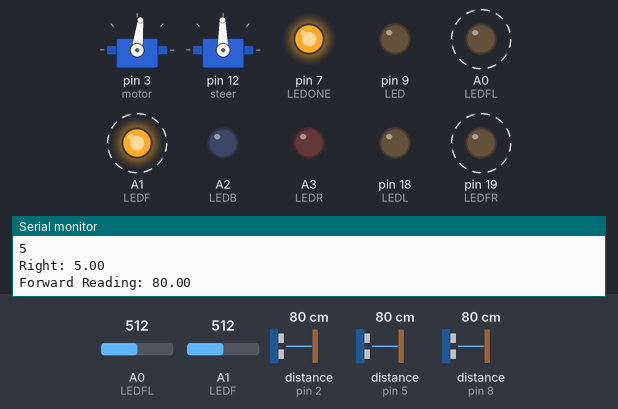
A sketch run on a simulated Arduino Uno, built with avr-gcc and run on an emulated ATmega328P. Parts: 2 × servo, output pins drawn as LEDs (lit = HIGH), the last lines printed to the serial monitor. Dashed ring = blinking. Inputs (shaded band) come from the test bench; at power-on: distance to the obstacle (sensors on pin 2, pin 5, pin 8) 80 cm, A0 (LEDFL) = 512, A1 (LEDF) = 512. The echo pulse lasts 58.3 µs per cm.

Above: at 2.4 s.
2.5 s: distance to the obstacle (sensor on pin 2) set to 55 cm
6.3 s: distance to the obstacle (sensor on pin 2) set to 46 cm
At 9.8 s:
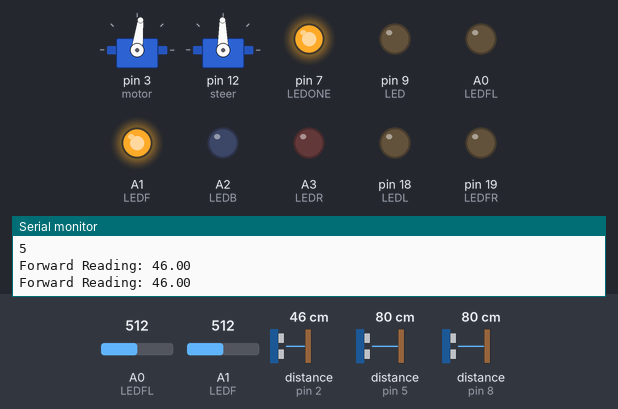
10.1 s: A0 (LEDFL) set to 541
At 10.73 s:
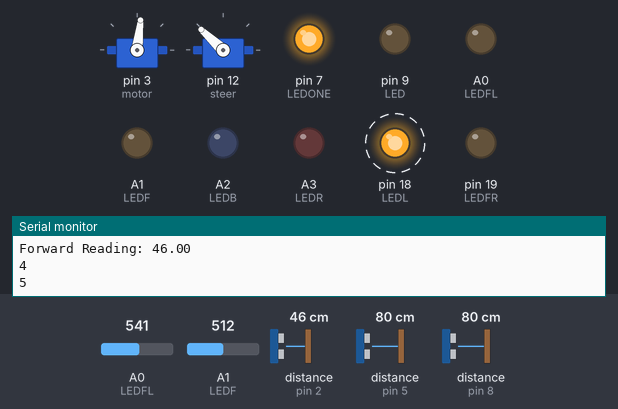
13.6 s: A1 (LEDF) set to 542
At 14.2 s:
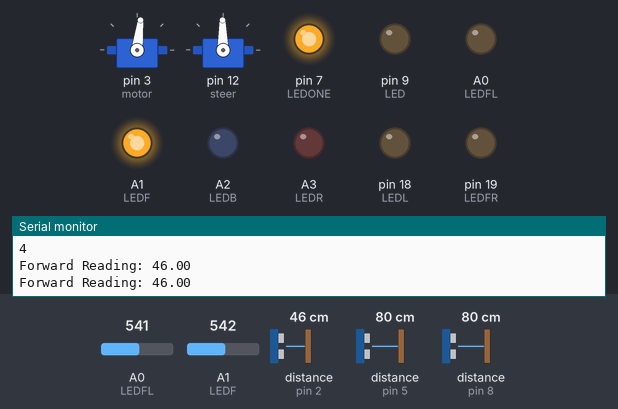
15.1 s: A1 (LEDF) set to 716
At 16.5 s:
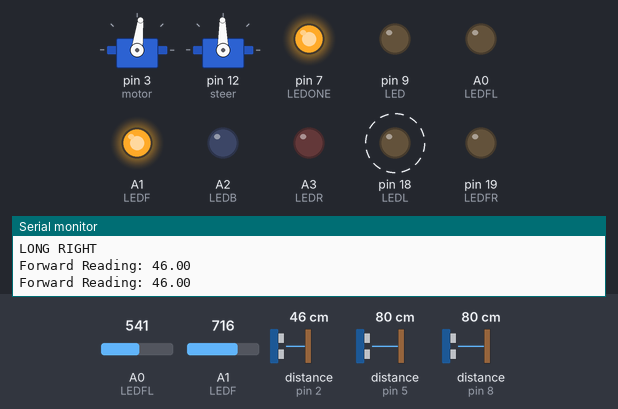
18.6 s: distance to the obstacle (sensor on pin 2) set to 2 cm
At 21.5 s:
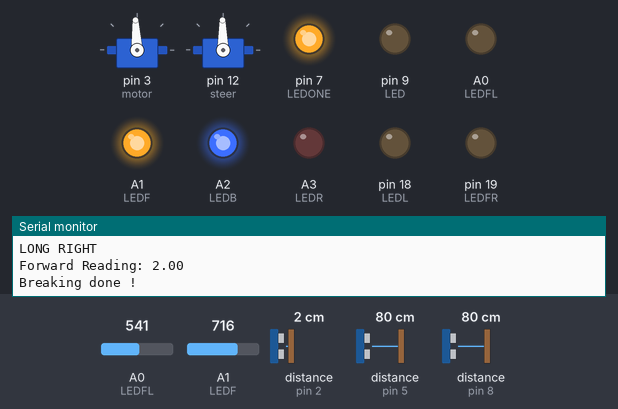
Timing chart, 0 to 23.4 s (numbered marks = the images above; inputs shaded):
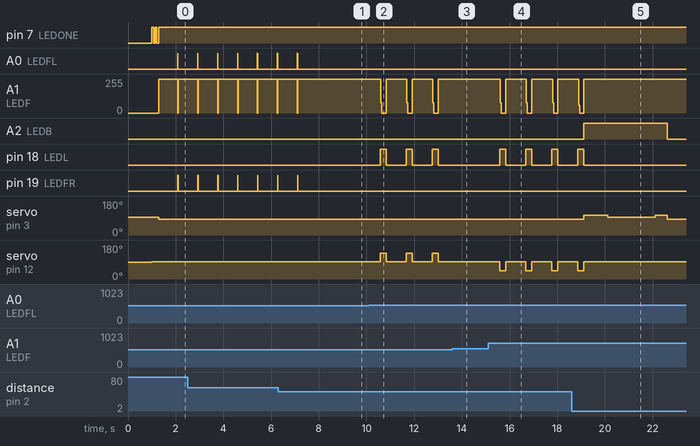

Measured:
- the behaviour switches between 50 and 49 cm on distance to the obstacle (sensor on pin 2) (found by bisection; images 0 and 1)
- the behaviour switches between 532 and 533 on A0 (LEDFL) (found by bisection; images 1 and 2)
- the behaviour switches between 532 and 533 on A1 (LEDF) (found by bisection; images 2 and 3)
- after the input at 6.3 s, A0 (LEDFL), pin 19 (LEDFR): goes on until 7.1 s, then stays LOW; A1 (LEDF): goes on until 7.1 s, then stays 255/255
- after the input at 10.1 s, A1 (LEDF): 255/255 → 76/255 after 0.50 s, then repeats every 1.1 s: 0/255 0.19 s, 255/255 0.87 s, 76/255 0.04 s; pin 18 (LEDL): alternates HIGH for 0.25 s and LOW for 0.84 s, starting after 0.47 s; servo on pin 12 (steer): alternates 137° for 0.25 s and 91° for 0.84 s, starting after 0.47 s
- after the input at 13.6 s, A1 (LEDF): stays 255/255 (without the input it goes to 76/255 after 0.28 s); pin 18 (LEDL): stays LOW (without the input it goes to HIGH after 0.25 s); servo on pin 12 (steer): stays 91° (without the input it goes to 137° after 0.26 s)
- after the input at 15.1 s, A1 (LEDF): 255/255 → 76/255 after 0.52 s, then repeats every 1.1 s: 0/255 0.19 s, 255/255 0.87 s, 76/255 0.04 s; pin 18 (LEDL): alternates HIGH for 0.25 s and LOW for 0.84 s, starting after 0.49 s; servo on pin 12 (steer): alternates 91° for 0.84 s and 44° for 0.25 s, starting after 0.49 s
- after the input at 18.6 s, A2 (LEDB): LOW → HIGH after 0.52 s, → LOW 3.5 s later; pin 18 (LEDL): goes on until 19.1 s, then stays LOW; servo on pin 3 (motor): 83° → 104° after 0.52 s, → 93° 1.0 s later, → 104° 2.0 s later, → 83° 0.50 s later; servo on pin 12 (steer): goes on until 19.1 s, then stays 91°

The sketch:

Main2.ino
```cpp
#include <HCSR04.h>   // used to control HCSR04 Sensors.
#include <Servo.h>    // used to control the motors.
#include "DHT.h"      // used to control DHT sensor.

// LEDs from different checks and signs
byte LEDONE = 7;          // LED for the proximity  function
byte LED    = 9;          // led for blinking function
byte LEDFR  = 19;         // indicate a call for frontRight sensor
byte LEDFL  = 14;         // indicate a call for frontLeft sensor
byte LEDF   = 15;         // indicate a call for front sensor
byte LEDB   = 16;         // indicate a call for Back sensor
byte LEDR   = 17;         // indicate a call for Right sensor
byte LEDL   = 18;         // indicate a call for Left sensor

//Create ESC drive motor 'motor' and steering servo 'steer'
Servo motor;
Servo steer;

int direct     = steer.read(); // read actual servo direction
int speedMicro = motor.read(); // read actual motor speed

//Motor Speed control -> PWM signal
const int speedCenter = 1500;    // new speed center 1500
const int forwardSpeed = 1400;    // Min Speed front new speed min 1400 new
                                  // speed max 1280
const int forwardSpeedMax = 1280;    // Max Speed front
const int reverseSpeed = 1620;    // reverse //1570 1550 //  new one for min : 1620
                                  //  // max new 1960
const int reverseSpeedMin = 1620;    //Min Speed reverse

// tmp sensor
#define DHTPIN 4      //define the digital pin for DHT temprature Sensor
#define DHTTYPE DHT11 // define the type of DHT Sensor
DHT dht(DHTPIN, DHTTYPE); // Creat DHT object to Initialize DHT sensor

//Servo position control values
const int neutral = 1480; // Steering servo positions for straight, left
                          // turns, and right turns
const int steerRight = 1000;
const int steerLeft = 1960;

// Sonars pins & initialisations by creating an object from type HCSR04
HCSR04 fSonic(37, 2); //initialisation class HCSR04 for the front sensor (trig
                      // pin , echo pin)
HCSR04 flSonic(39, 5); //initialisation class HCSR04 for the frontleft
                       // sensor(trig pin , echo pin)
HCSR04 frSonic(38, 8); //initialisation class HCSR04 for the frontright sensor
                       // (trig pin , echo pin)
HCSR04 baSonic(40, 6); //initialisation class HCSR04 for the back sensor(trig
                       // pin , echo pin)

// infarad pins
#define Right  A0 //Pins for sonarR()
#define Left   A1  //Pins for sonarL()
#define InfaradFRight A2 //Pins for sonarFRSide()
#define BackRight A3 //Pins for sonarBR()

//Thresholds
const int frontThreshold = 50;    //Thresholds for the different 'types' of
                                  // sonar sensors front,sides, and Back.In
                                  // centimeters.
const int sideThreshold = 15;
const int backThreshold = 40;
const int frontSideThreshold = 45;

float distance;          // vars for sonar readings.
float distance2;
float distance3;
float distance4;
float distance5;

void setup() {
  Serial.begin(9600);                                  // Start serial
                                                       // communication at 9600
                                                       // Baud
  motor.attach(3);                                     //Attaches motor to pin 3
  Serial.println("MOTOR ATTACHED");
  speedCenterN();                                      // Set motor to neutral
  delay(500);
  steer.attach(12);                                    //Attaches steering servo
                                                       // to pin 12
  Serial.println("Steer ATTACHED");
  delay(500);
  steer.write(neutral);                                // Set steering to
                                                       // straight
  pinMode(LEDONE, OUTPUT);                            // LEDS initialisation
  pinMode(LED   , OUTPUT);
  pinMode(LEDF  , OUTPUT);
  pinMode(LEDB  , OUTPUT);
  pinMode(LEDFR , OUTPUT);
  pinMode(LEDFL , OUTPUT);
  pinMode(LEDL  , OUTPUT);
  pinMode(LEDR  , OUTPUT);
  digitalWrite(LEDONE, LOW);
  blinking();                                         // Blink the top led to
                                                      // indecate car is ready
  turnOffLED();                                       // turn off all leds
  dht.begin();                                        // start dht sensor comunication
}

void loop() {
  steer.write(neutral);                  // set steer to neutral
  motor.writeMicroseconds(forwardSpeed); // run motor to front direction (start the car)
  distance = sonarFront();              // get front distance
  Serial.print("Forward Reading: ");
  Serial.println(distance);
  delay(800);                            //  quadruple checks to make
                                         //  sure that an obstacle
                                         //  is present before turning.
  if (distance < frontThreshold && distance != 0) {
    distance = sonarFront();
    Serial.print("Forward Reading: ");
    Serial.println(distance);
    delay(8);
    if (distance < frontThreshold && distance != 0) {
      distance = sonarFront();
      Serial.print("Forward Reading: ");
      Serial.println(distance);
      delay(8);
      if (distance < frontThreshold && distance != 0) {
        distance = sonarFront();
        Serial.print("Forward Reading: ");
        Serial.println(distance);
        delay(8);
        if (distance > frontThreshold || distance == 0) { // || distance == 0
          motor.writeMicroseconds(forwardSpeed);
          steer.write(neutral);
        } else {          //Here is the passage of the quadruple
                          // check, indicating an obstacle. Below, the car reads
                          // the two sides and decides which one has more room.
          distance3 = sonarR();
          distance2 = sonarL();
          //checkFront();
          if (distance2 > distance3 && distance2 != 0) {
            longLeftTurn();
            //   checkFront();
          } else if (distance3 > distance2 && distance3 != 0) {
            longRightTurn();
            // checkFront();
          } else if (distance2 == 0) {
            longLeftTurn();
            // checkFront();
          } else if (distance3 == 0) {
            longRightTurn();
            //   checkFront();
          }
          distance = sonarFront();              // get front distance
          Serial.print("Forward Reading: ");
          Serial.println(distance);
          if (distance <= 5 && distance != 0) {
            turnOnLED(LEDB);
            breaking();
            delay(1000);
            turnOnLED(LEDB);
            motor.writeMicroseconds(reverseSpeed);
            Serial.println("Reversing");
            delay(500);
            motor.writeMicroseconds(speedCenter);
            steer.write(neutral);
          }
        }
      } else {
        readSidesAndFront();    //Here, if the multiple checks for a wall in
                                // front fail at any point, the car reads the
                                // rest of the sensors for minor adjustments. It
                                // calls the function mentioned above.
      }
    } else {
      readSidesAndFront();
    }
  } else {
    readSidesAndFront();
  }
}
```

MainAuxFun.ino
```cpp
void blinking() {
  digitalWrite(LEDONE, !digitalRead(LEDONE)); // Toggle the LED
  delay(70);
  digitalWrite(LEDONE, !digitalRead(LEDONE));
  delay(70);
  digitalWrite(LEDONE, !digitalRead(LEDONE));
  delay(70);
  digitalWrite(LEDONE, !digitalRead(LEDONE));
  delay(70);
  digitalWrite(LEDONE, !digitalRead(LEDONE));
}


void turnOffLED(){ // turn off sensor's led
  digitalWrite(LEDFR,LOW);
  digitalWrite(LEDFL,LOW);
  digitalWrite(LEDF,LOW);
  digitalWrite(LEDB,LOW);
  digitalWrite(LEDR,LOW);
  digitalWrite(LEDL,LOW);
}


void turnOnLED(char LEDNAME){ // indicate which sensor is active NOW
  digitalWrite(LEDNAME,HIGH);
}
```

Motor.ino
```cpp
void speedFMax(){
  for (int i = 1380; i > 1250; --i) {
    motor.writeMicroseconds(i);
    delay(30);
  }
}


void speedFMin(){
  motor.writeMicroseconds(1380);
}


void slowDownSpeed(){
  for (int i = 1250; i < 1380; ++i) {
    motor.writeMicroseconds(i);
    delay(30);
  }
}


void breaking(){ // Function called to stop the car
  digitalWrite(LEDB,HIGH);
  motor.writeMicroseconds(reverseSpeed); // reverse wait 1 s speedCenter wait 1s
  delay(1000);
  motor.writeMicroseconds(speedCenter);
  delay(1000);
  Serial.println("Breaking done ! ");
}


void speedBMax(){
  motor.writeMicroseconds(1630);
}


void speedBMin(){
  for (int i = 1550; i < 1630; ++i) {
    motor.writeMicroseconds(i);
    delay(30);
  }
}


void speedCenterN(){
  motor.writeMicroseconds(speedCenter);
}
```

OpstaclAvoid.ino
```cpp
void readSidesAndFront() {
  distance4 = sonarFL();
  Serial.print("Front Left: ");
  Serial.println(distance4);
  delay(3);
  distance5 = sonarFR();
  Serial.print("Front Right: ");
  Serial.println(distance5);
  delay(3);
  distance2 = sonarL();
  Serial.print("Left: ");
  Serial.println(distance2);
  delay(3);
  distance3 = sonarR();
  Serial.print("Right: ");
  Serial.println(distance3);
  if (distance3 < distance2 && distance3 != 0 && distance2 != 0) {
    distance2 = sonarL();
    Serial.print("Left: ");
    Serial.println(distance2);
    distance3 = sonarR();
    Serial.print("Right: ");
    Serial.println(distance3);
    if (distance3 < distance2 && distance3 != 0 && distance2 != 0) {
      leftTurn();
      } else {
        motor.writeMicroseconds(forwardSpeed);
        steer.write(neutral);
      }
    }
    else if (distance2 < distance3 && distance2 != 0 && distance3 != 0) {
    distance3 = sonarR();
    Serial.print("Right: ");
    Serial.println(distance3);
    delay(3);
    distance2 = sonarL();
    Serial.print("Left: ");
    if (distance2 < distance3 && distance2 != 0 && distance3 != 0) {
      rightTurn();
    } else {
      motor.writeMicroseconds(forwardSpeed);
      steer.write(neutral);
      }
    } else if (distance5 <= 4 && distance5 != 0) {
        breaking();
        turnOnLED(LEDB);
        steer.write(steerRight);
        motor.writeMicroseconds(speedCenter);
        delay(1000);
        turnOnLED(LEDB);
        motor.writeMicroseconds(reverseSpeed);
        Serial.println("Reversing");
        delay(500);
        motor.writeMicroseconds(speedCenter);
        steer.write(neutral);
    } else if (distance5 < frontSideThreshold && distance5 != 0) {
      distance5 = sonarFR();
      Serial.print("Front Right: ");
      Serial.println(distance5);
      if (distance5 < frontSideThreshold && distance5 != 0) {
        distance5 = sonarFR();
        Serial.print("Front Right: ");
        Serial.println(distance5);
      if (distance5 < frontSideThreshold && distance5 != 0) {
        frontLeftTurn();
      }  else {
        motor.writeMicroseconds(forwardSpeed);
        steer.write(neutral);
      }
     } else {
      motor.writeMicroseconds(forwardSpeed);
      steer.write(neutral);
    }
   } else if (distance4 < 4 && distance4 != 0) {
    steer.write(steerLeft);
    breaking(); // stop the car perparing for a reverse
    delay(500);
    //stopReverseTurn();
    //checkFront();
    motor.writeMicroseconds(reverseSpeed);
    Serial.println("Reversing  ");
    delay(950);
    motor.writeMicroseconds(speedCenter);
    steer.write(neutral);
  } else if (distance4 < frontSideThreshold && distance4 != 0) {
    distance4 = sonarFL();
    Serial.print("Front Left: ");
    Serial.println(distance4);
    if (distance4 < frontSideThreshold && distance4 != 0) {
      distance4 = sonarFL();
      Serial.print("Front Left: ");
      Serial.println(distance4);
      if (distance4 < frontSideThreshold && distance4 != 0) {
        frontRightTurn();
        //checkFront();
      } else {
        motor.writeMicroseconds(forwardSpeed);
        steer.write(neutral);
      }
    } else {
      motor.writeMicroseconds(forwardSpeed);
      steer.write(neutral);
    }
  }
}
```

Sensors.ino
```cpp
// ---------------- Sonar Sensor functions  -----------------

float sonarFront() {
  turnOffLED();
  turnOnLED(LEDF);
  return fSonic.dist(); //return current distance (cm)
}

float sonarBack() {
  turnOffLED();
  turnOnLED(LEDB);
  return baSonic.dist(); //return current distance (cm)
}

float sonarFR() {
  turnOffLED();
  turnOnLED(LEDFR);
  return frSonic.dist(); //return current distance (cm)
}

float sonarFL() {
  turnOffLED();
  turnOnLED(LEDFL);
  return  flSonic.dist(); //return current distance (cm);
}


//-------------------Infarad sensor-----------------

//Necessary vars for sonar readings, setting speeds, etc.
int valR = 0;  // used to stock the distance from the Front right infarad sensor
int valL = 0;  // used to stock the distance from the front  left infarad sensor
int valBR = 0; // used to stock the distance from the back  right infarad sensor
int valFRS = 0; // used to stock the distance from the back   left infarad sensor

float mesureDisInfarad(int sensor){
  float volts = analogRead(sensor)*0.0048828125;  // value from sensor * (5/1024)
  return 13*pow(volts, -1); // worked out from datasheet graph
}
int sonarR() {
  turnOffLED();
  turnOnLED(LEDR);
  valR = mesureDisInfarad(Right);   // reads the value of the sharp sensor FrontRight
  Serial.println(valR);            // prints the value of the sensor to the serial monitor
  return valR == 0 ? 80 : valR;
}

int sonarL() {
  turnOffLED();
  turnOnLED(LEDL);
  valL = mesureDisInfarad(Left);       // reads the value of the sharp sensor FrontLeft
  Serial.println(valL);            // prints the value of the sensor to the serial monitor
  return valL== 0 ? 80 : valL;
}

int sonarBR() {
  valBR = mesureDisInfarad(BackRight);       // reads the value of the sharp sensor BackRight
  Serial.println(valBR);            // prints the value of the sensor to the serial monitor
  return valBR == 0 ? 80 : valBR;
}

int sonarFRSide() {
  valFRS = mesureDisInfarad(InfaradFRight);       // reads the value of the sharp sensor BackLeft
  Serial.println(valFRS);            // prints the value of the sensor to the serial monitor
  return valFRS == 0 ? 80 : valFRS;
}
float getTMP(){
  float t = dht.readTemperature();
  if (isnan(t) ) {
    Serial.println(F("Failed to read from DHT sensor!"));
    return t;
  }
  return t;
}
```

Steering.ino
```cpp
void rightTurn() {              //Function called to execute a short, right turn
                                // to get away from a wall
  steer.write(steerRight);
  motor.writeMicroseconds(forwardSpeed);
  delay(50);
  steer.write(neutral);
  Serial.println("RIGHT TURN");
}

void leftTurn() {               //Function called to execute a short, left turn
                                // to get away from a wall
  steer.write(steerLeft);
  motor.writeMicroseconds(forwardSpeed);
  delay(50);
  steer.write(neutral);
  Serial.println("LEFT TURN");
}


void longLeftTurn() {           //Function called to execute a long, left turn
                                // when a wall is detected by the front sensor.
                                // Should be approximately 90 degrees.
  steer.write(steerLeft);
  motor.writeMicroseconds(forwardSpeed);
  delay(250);
  steer.write(neutral);
  Serial.println("LONG LEFT");
}

void longRightTurn() {          //Function called to execute a long, right turn
                                // when a wall is detected by the front sensor.
                                // Should be approximately 90 degrees.
  steer.write(steerRight);
  motor.writeMicroseconds(forwardSpeed);
  delay(250);
  steer.write(neutral);
  Serial.println("LONG RIGHT");
}

void frontLeftTurn() {          //Function called to execute a 45 degree right
                                // turn when the front left sensor is triggered.
  steer.write(steerLeft);
  motor.writeMicroseconds(forwardSpeed);
  delay(90);
  steer.write(neutral);
  Serial.println("FRONT LEFT TURN");
}

void frontRightTurn() {         //Function called to execute a 45 degree right
                                // turn when the front left sensor is triggered.
  steer.write(steerRight);
  motor.writeMicroseconds(forwardSpeed);
  delay(90);
  steer.write(neutral);
  Serial.println("FRONT RIGHT TURN");
}

void turnSpeedDirTime(int Speed, int Direction, int Time) {
  steer.write(Direction);
  motor.writeMicroseconds(Speed);
  delay(Time);
  steer.write(neutral);
}

void stopReverseTurn() {
  breaking();
  if (sonarBack() > backThreshold) {
    if (sonarR() > sideThreshold && sonarR() != 0) {
      steer.write(steerLeft);
      Serial.println("Left revesing");
      motor.writeMicroseconds(reverseSpeed);
      delay(1000);
      steer.write(neutral);
    } else if (sonarL() > sideThreshold && sonarL() != 0) {
      steer.write(steerRight);
      Serial.println("Right revesing");
      motor.writeMicroseconds(reverseSpeed);
      delay(1000);
      steer.write(neutral);
    } else {
      steer.write(neutral);
      Serial.println("line revesing");
      motor.writeMicroseconds(reverseSpeed);
      delay(500);
      steer.write(steerRight);
      delay(500);
    }
  }
  steer.write(neutral);
  motor.writeMicroseconds(speedCenter);
  Serial.println("Stop turn reverse Done");
  turnOffLED();
}

void checkFront() {
  Serial.print("\ncheckFront : ");
  int distanceFront = sonarFront(); //Code for backing up. If the front sonar is
                                    // too close to the wall (less than 30cm),
                                    // the car will break, then back up ,turn and
                                    // carry on with normal function.
  if (distanceFront < 8) {
    Serial.println("wall detected");
    stopReverseTurn();
  } else {
  Serial.print("wall non detected");
  }
}

void correctionSteering(){
  steer.write(neutral);
  float dis1 = sonarFL();
  float dis2 = sonarFR();
  float dis3 = sonarL();
  float dis4 = sonarR();
  if (dis1 > dis2 || (dis3 > dis4 && dis3 <= 30)){
    steer.write(steerRight);
    motor.writeMicroseconds(forwardSpeed);
    delay(90);
  } else if (dis1 < dis2 || (dis3 < dis4 && dis4 <= 30)){
    steer.write(steerLeft);
    motor.writeMicroseconds(forwardSpeed);
    delay(90);
  } else {
    steer.write(neutral);
  }
  steer.write(neutral);
}
```
